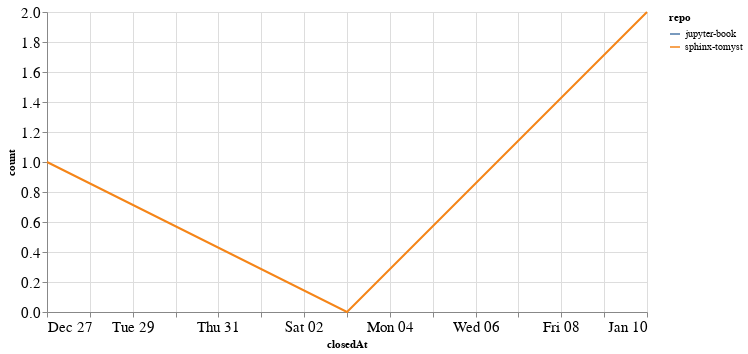

Source (notebook cell):
### Code cell
closed_by_time = closed_by.groupby('repo').resample('W', on='closedAt').count()['author'].reset_index()
closed_by_time = closed_by_time.rename(columns={'author': 'count'})

alt.Chart(closed_by_time, width=600).mark_line().encode(
    x='closedAt',
    y='count',
    color='repo',
    tooltip="repo"
)

### Figure 1 — Vega-Lite specification as saved in the notebook (floating-point values rounded to 4 significant figures)
{"config": {"axisLeft": {"labelFontSize": 15}, "axisBottom": {"labelFontSize": 15}}, "data": {"name": "data-e02f60307a3e2e6180dd5eb2351e3946"}, "mark": "line", "encoding": {"color": {"type": "nominal", "field": "repo"}, "tooltip": {"type": "nominal", "field": "repo"}, "x": {"type": "temporal", "field": "closedAt"}, "y": {"type": "quantitative", "field": "count"}}, "width": 600, "$schema": "https://vega.github.io/schema/vega-lite/v4.8.1.json", "datasets": {"data-e02f60307a3e2e6180dd5eb2351e3946": [{"repo": "jupyter-book", "closedAt": "2020-12-27T00:00:00", "count": 2}, {"repo": "sphinx-tomyst", "closedAt": "2020-12-27T00:00:00", "count": 1}, {"repo": "sphinx-tomyst", "closedAt": "2021-01-03T00:00:00", "count": 0}, {"repo": "sphinx-tomyst", "closedAt": "2021-01-10T00:00:00", "count": 2}]}}
